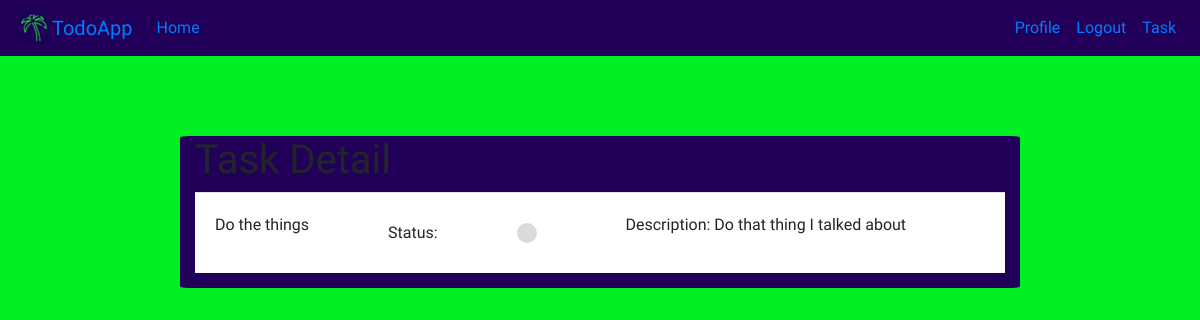
/task/8/ (signed in), run on an earlier commit of the app's database.
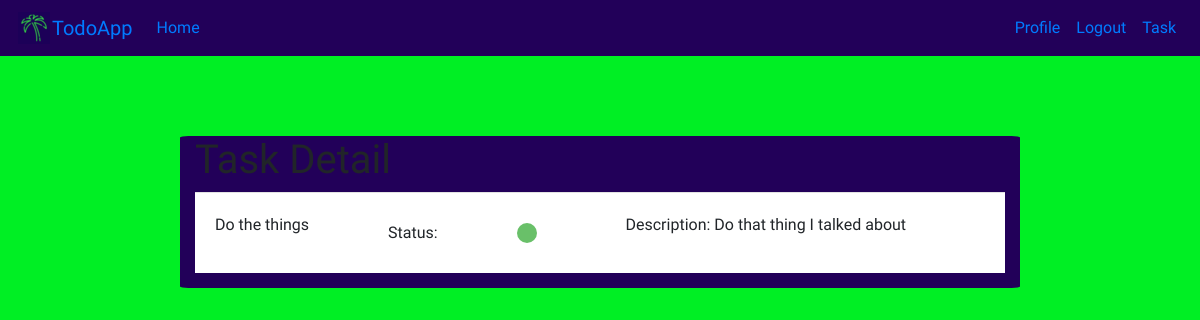
And on a later commit of the database.
### todo/views.py (the view)
# urls.py: path('task/<int:pk>/', views.TaskDetailView.as_view(), name='task-detail'),
class TaskDetailView(LoginRequiredMixin, DetailView):
    model = Task
    fields = ['name', 'desc', 'status']

### todo/templates/todo/task_detail.html (shortened to what this page needs)
{% extends 'todo/base.html' %}
{% block content %}
    <h1>Task Detail</h1>
    <div class="tasks-container">
        <div class="task-wrapper">
            <p>{{ task.name }}</p>
            {% if task.status %}
                    Status: <div class="task-complete-icon"></div>
                {% else %}
                    Status: <div class="task-incomplete-icon"></div>
            {% endif %}
            <p>Description: {{ task.desc }}</p>
        </div>
    </div>
{% endblock content %}

What changed in the data, as far as the page shows it:
changed Task "Do the things": status False → True (drawn)
